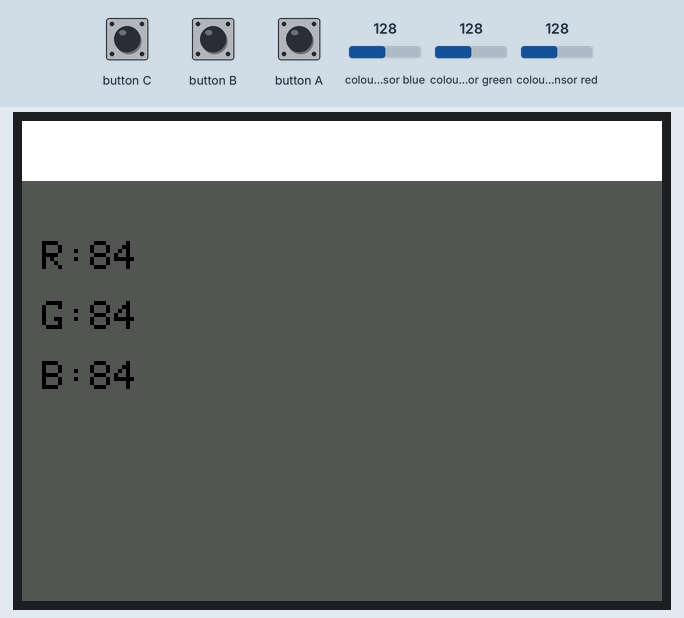
Recording of a program running on a simulated ESP32. On the bench: 320×240 colour display. The test bench sets the inputs (shaded band); at power-on: colour sensor blue 128, colour sensor green 128, colour sensor red 128. Storage starts empty.

Above: at 1.4 s.
1.5 s: colour sensor blue set to 5
At 3.0 s:
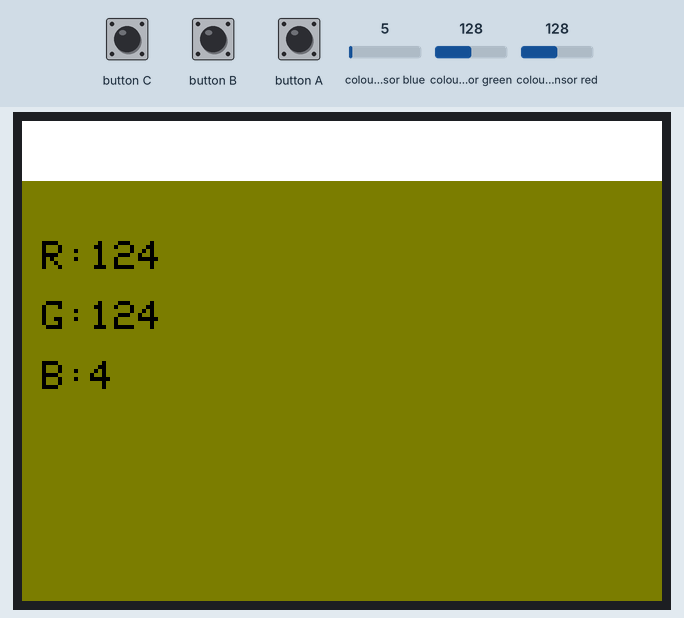
4.5 s: button A pressed for 0.15 s
At 5.5 s:
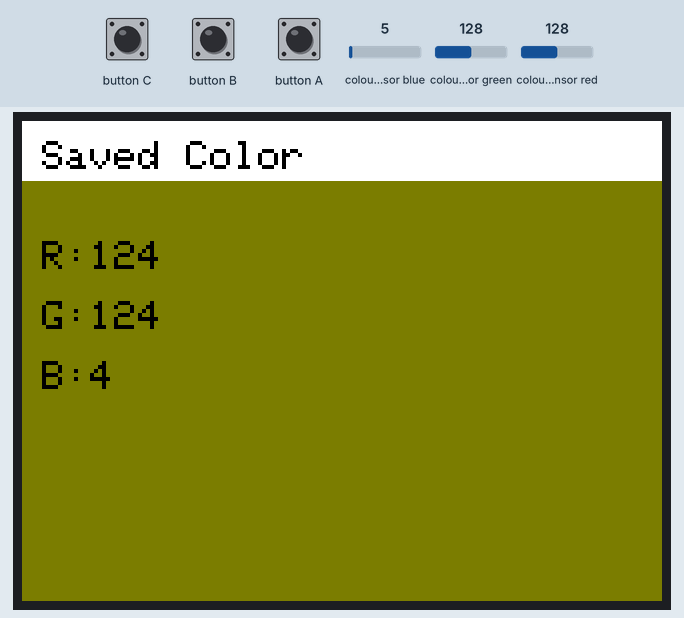
7.6 s: colour sensor green set to 5
At 8.3 s:
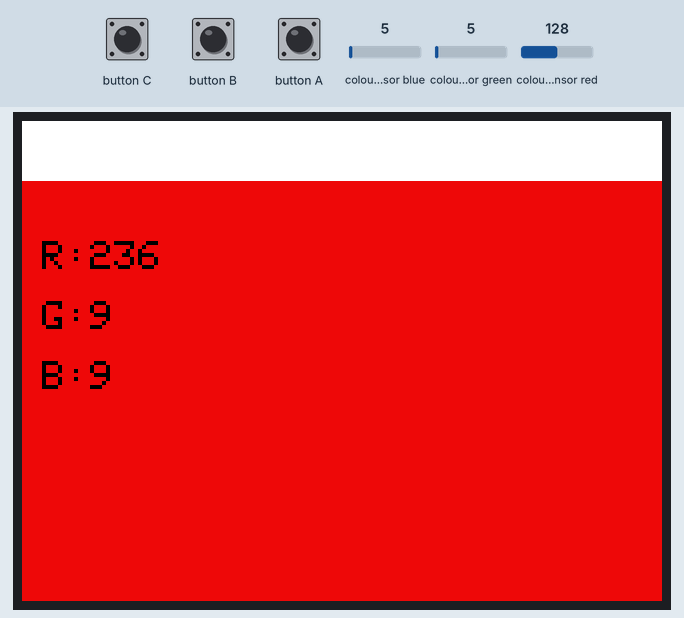
9.2 s: colour sensor red set to 64
At 9.9 s:
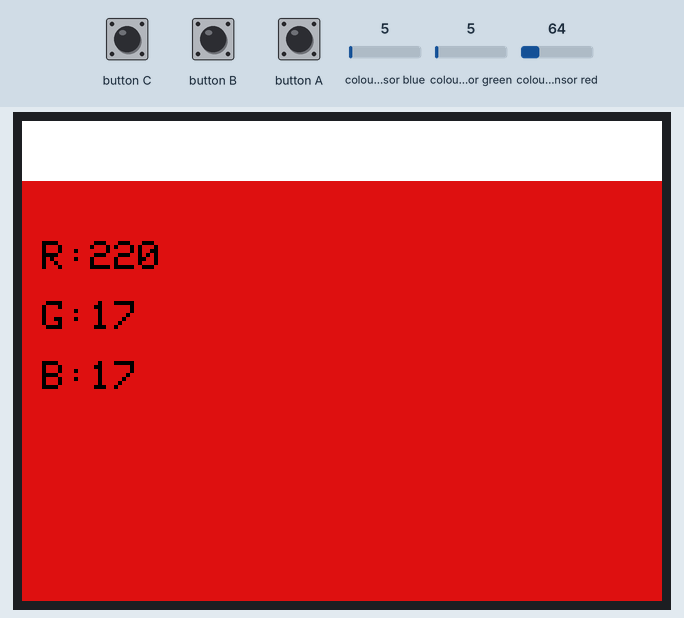
12.2 s: colour sensor blue set to 64
At 13.2 s:
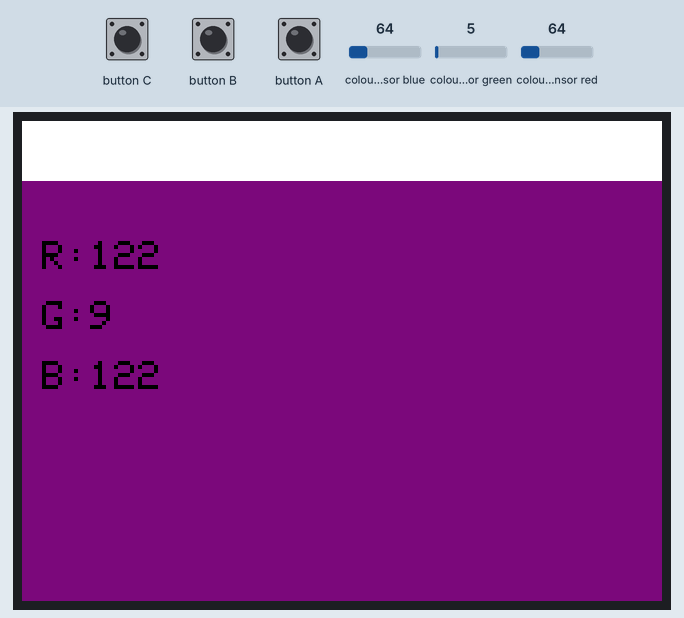
15.2 s: colour sensor green set to 128
At 15.8 s:
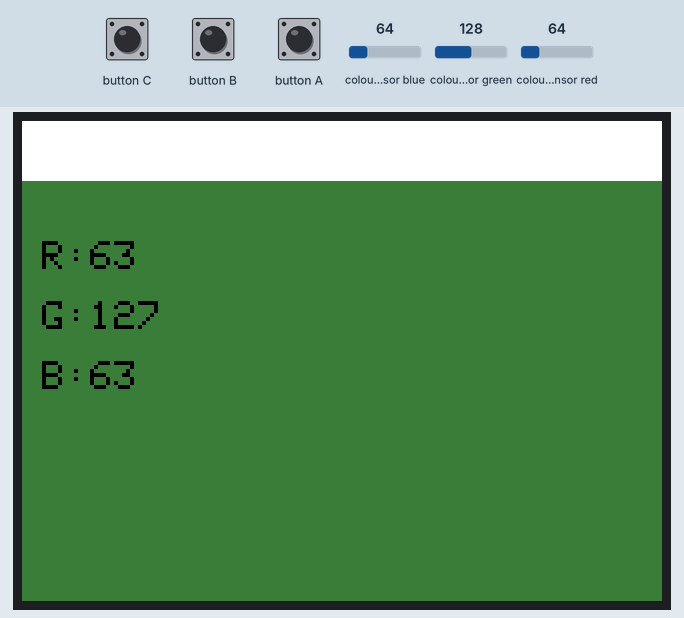
Timing chart, 0 to 18.2 s (numbered marks = the images above; inputs shaded):
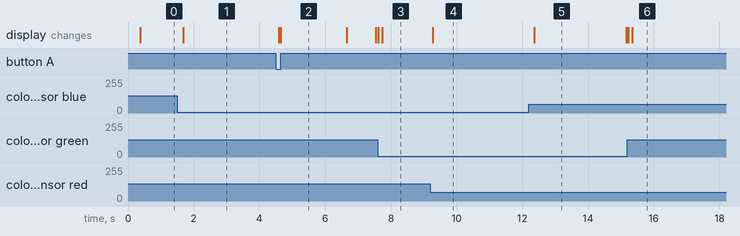

Measured:
- after the input at 1.5 s, the display: changes after 0.18 s (image 1)
- after the input at 7.6 s, the display: first differs from a run without the input after 0.13 s (image 3)
- after the input at 9.2 s, the display: changes after 0.08 s (image 4)
- after the input at 12.2 s, the display: changes after 0.17 s (image 5)
- after the input at 15.2 s, the display: first differs from a run without the input after 0.15 s (image 6)
- what the display in image 2 shows lasts 2.0 s, from 4.7 s to 6.7 s
- what the display in image 5 shows lasts 2.8 s, from 12.4 s to 15.2 s

The program:

main.cpp
```cpp
#include <Wire.h>
#include <Adafruit_TCS34725.h>
#include <M5Unified.h>
#include <SD.h>
Adafruit_TCS34725 tcs = Adafruit_TCS34725(TCS34725_INTEGRATIONTIME_614MS, TCS34725_GAIN_1X);
File sdcard;

void saveColor(uint32_t r, uint32_t g, uint32_t b);

void setup(void)
{
  Serial.begin(9600);
  M5.begin();
  M5.Lcd.setRotation(1);
  M5.Lcd.setTextSize(2);
  M5.Lcd.fillScreen(WHITE);
  M5.Lcd.setTextColor(BLACK);

  tcs.begin();

  SD.begin(4, SPI, 40000000); // SDカード初期化(CSピン4, SPIクロック40MHz)
  sdcard = SD.open("/m5_color.csv", FILE_WRITE); // 追記モードでオープン
  sdcard.println("r,g,b"); // ヘッダー行書き込み
  sdcard.flush();
}

void loop(void)
{
  M5.update();
  uint16_t r, g, b, c, colorTemp, lux;
  tcs.getRawData(&r, &g, &b, &c);
  colorTemp = tcs.calculateColorTemperature_dn40(r, g, b, c);
  lux = tcs.calculateLux(r, g, b);

  uint8_t R, G, B; // 明るさ（クリア値c）で正規化して0-255のRGB値に変換
  if (c > 0)
  {
    R = (uint32_t)r * 255 / c; // 赤成分を正規化
    G = (uint32_t)g * 255 / c; // 緑成分を正規化
    B = (uint32_t)b * 255 / c; // 青成分を正規化
  }
  else
  {
    R = G = B = 0;
  }

  uint16_t COLOR = M5.Lcd.color565(R, G, B);
  M5.Lcd.fillRect(0, 30, 320, 300, COLOR);

  M5.Display.drawString("R:" + String(R) + "  ", 10, 60);
  M5.Display.drawString("G:" + String(G) + "  ", 10, 90);
  M5.Display.drawString("B:" + String(B) + "  ", 10, 120);

  if (M5.BtnA.wasPressed())
  {
    saveColor(R, G, B); // ボタンAが押されたら保存
    M5.Display.drawString("Saved Color", 10, 10);
    delay(2000);
    M5.Lcd.fillRect(0, 0, 320, 30, WHITE);
  }
  //delay(50);
}

void saveColor(uint32_t r, uint32_t g, uint32_t b)
{
  // CSV形式で「時刻,ボタン」書き込み(時刻は起動からのミリ秒)
  String line = String(r) + "," + String(g) + "," + String(b);
  if (sdcard)
  {
    sdcard.println(line); // 書き込み
    sdcard.flush();       // SDカードに保存
  }
}
```
